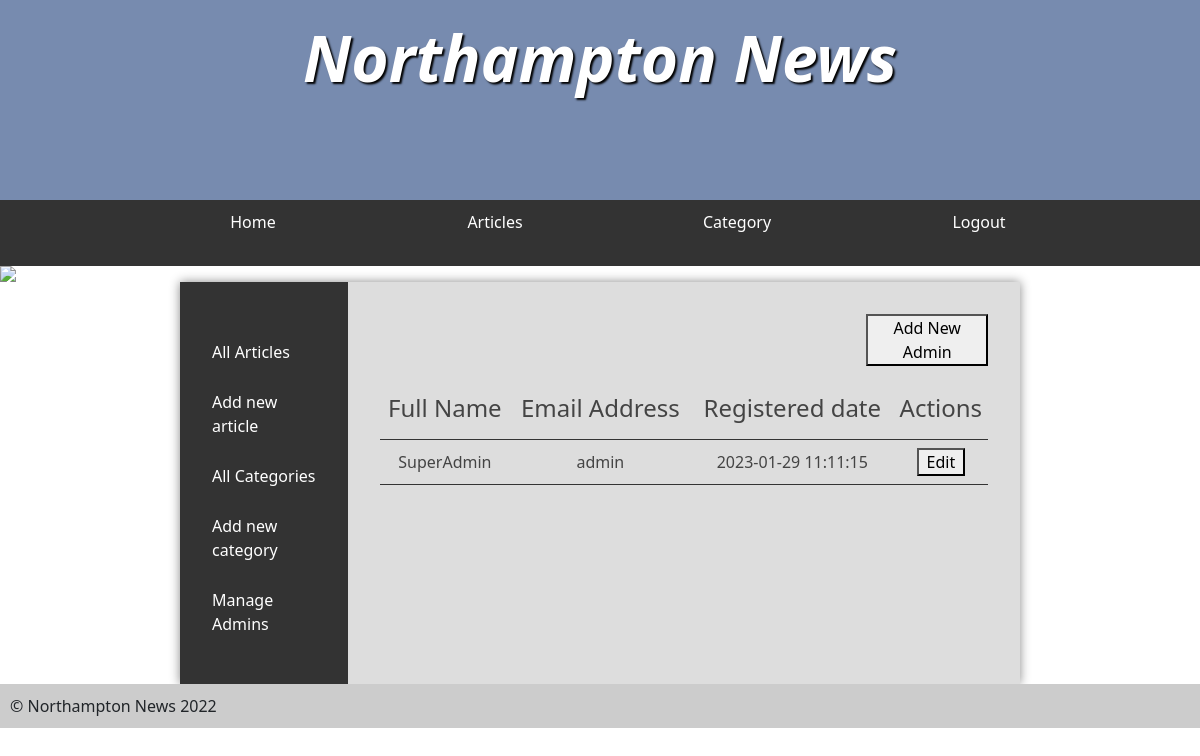
The page /manageAdmins.php (signed in) on the database its author committed.
### tables this page shows
CREATE TABLE `user` (
  `id` int(250) NOT NULL,
  `name` varchar(200) NOT NULL,
  `email` varchar(200) NOT NULL,
  `password` varchar(45) NOT NULL,
  `createdAt` datetime NOT NULL DEFAULT current_timestamp(),
  `isSuperAdmin` int(2) NOT NULL DEFAULT 0,
  `isAdmin` bit(2) NOT NULL DEFAULT b'0'
);

### service/userService.php (called while the page is built, shortened)
<?php
require_once './model/user.php';
class UserService
{
    public $pdo;
    function __construct()
    {
        require './database/database.php';
        $this->pdo = $pdo;
    }
    function getAllAdmins()
    {
        $sql_query = "SELECT * FROM user WHERE isAdmin = 1";
        $query_executor =  $this->pdo->prepare($sql_query);
        $query_executor->execute();
        $fetched_rows =  $query_executor->fetchAll();
        $data =   array_map(function ($current_row) {
            return User::fromMap($current_row);
        }, $fetched_rows);
        return $data;
    }
}

### model/user.php (called while the page is built, shortened)
<?php
class User
{
    public function __construct($id, $name, $email, $isAdmin, $isSuperAdmin, $createdAt)
    {
        $this->id = $id;
        $this->name = $name;
        $this->email = $email;
        $this->createdAt = $createdAt;
    }
    public static function fromMap($datafromMap)
    {
        return new User(
            $datafromMap["id"],
            $datafromMap["name"],
            $datafromMap["email"],
            $datafromMap["isAdmin"],
            $datafromMap["isSuperAdmin"],
            $datafromMap["createdAt"]
        );
    }
}

### manageAdmins.php (the view, shortened to what this page needs)
<?php
require 'header.php';
require_once './service/userService.php';
$userService = new UserService();
?>
<main>
	<?php
		require 'sidenav.php';
	?>
<article>
	<a class="articleLink" href="addAdmin.php"><button style="padding:0px 12px; margin-left:80%" type="button">Add New Admin</button></a>
	<table>
		<?php
			$adminList = $userService->getAllAdmins();
			if (empty($adminList)) {
				echo '<h2  style="text-align:center; margin-top:50px"> No Admin Found</h2>';
			} else {
		?>
				<tr>
					<th style="text-align:center">
						<h4>Full Name</h4>
					</th>
					<th style="text-align:center">
						<h4>Email Address</h4>
					</th>
					<th style="text-align:center">
						<h4>Registered date</h4>
					</th>
					<th style="text-align:center">
						<h4>Actions</h4>
					</th>
				</tr>
				<?php
					foreach ($adminList as $currentAdmin) {
				?>
					<tr>
						<td style="text-align:center">
							<?= $currentAdmin->name ?>
						</td>
						<td style="text-align:center">
							<?= $currentAdmin->email ?>
						</td>
						<td style="text-align:center">
							<?= $currentAdmin->createdAt ?>
						</td>
						<th style="text-align:center">
							<form method="post" action="">
								<a href="editAdmin.php?userId=<?= $currentAdmin->id ?>"><button style="padding:0px 8px" type="button"> Edit </button></a>
							</form>
						</th>
					</tr>
			<?php
				}
			}
			?>
		</table>
	</article>
</main>
<?php
require 'footer.php';
?><style>

### styles.css (style rules this page uses)
* { margin: 0; padding: 0; }
html { font-family: "Oxygen-Regular", times, verdana, sans-serif; }
body { background-color: #fff; }
th { padding: 5px; border-bottom: 1px solid #333; }
main { min-height: 50vh; background-color: #ddd; width: 70vw; display: block; margin: auto; box-shadow: 0px 0px 10px #888; color: #444; }
form { padding-top: 2em; margin-top: 2em; border-top: 1px solid #888; }
table { width: 100%; margin-top: 20px; }
td { padding: 5px; border-bottom: 1px solid #333; }
main { display: table; }
main > article { display: table-cell; padding: 2em; }

### manageAdmins.php (style rules this page uses)
th { padding: 8px 0px; border-bottom: 1px solid #333; }
form { padding-top: 0px !important; margin-top: 0px !important; border-top: 0px solid #888 !important; }

### rows shown on the page
user: name "SuperAdmin", email "admin", createdAt "2023-01-29 11:11:15"
